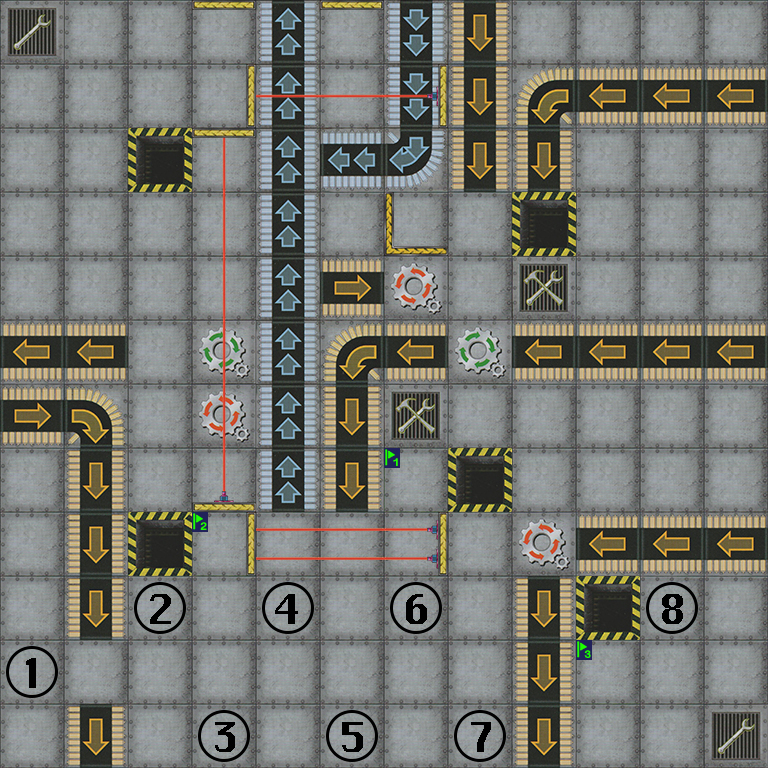

Tiled map render using the project's own tile images. Description and the whole map definition, tile-layer contents included, below:
An orthogonal 12x12 tile map with 64x64 px tiles, 5 tile layers (background, lasers, walls, flags, ...).

<map version="1.2" tiledversion="1.2.2" orientation="orthogonal" renderorder="right-down" width="12" height="12" tilewidth="64" tileheight="64" infinite="0" nextlayerid="7" nextobjectid="1">
 <tileset firstgid="1" source="tileSetLarge64.tsx" />
 <layer id="1" name="background" width="12" height="12">
  <data encoding="csv">
36,1,1,1,31,1,32,38,1,1,1,1,
1,1,1,1,31,1,32,38,19,39,39,39,
1,1,2,1,31,33,16,38,38,1,1,1,
1,1,1,1,31,1,1,1,2,1,1,1,
1,1,1,1,31,40,41,1,35,1,1,1,
39,39,1,42,31,19,39,42,39,39,39,39,
40,22,1,41,31,38,35,1,1,1,1,1,
1,38,1,1,31,38,1,2,1,1,1,1,
1,38,2,1,1,1,1,1,41,39,39,39,
1,38,86,1,88,1,90,1,38,2,92,1,
85,1,1,1,1,1,1,1,38,1,1,1,
1,38,1,87,1,89,1,91,38,1,1,36
</data>
 </layer>
 <layer id="2" name="lasers" width="12" height="12">
  <data encoding="csv">
0,0,0,0,0,0,0,0,0,0,0,0,
0,0,0,0,68,68,72,0,0,0,0,0,
0,0,0,67,0,0,0,0,0,0,0,0,
0,0,0,67,0,0,0,0,0,0,0,0,
0,0,0,67,0,0,0,0,0,0,0,0,
0,0,0,67,0,0,0,0,0,0,0,0,
0,0,0,67,0,0,0,0,0,0,0,0,
0,0,0,69,0,0,0,0,0,0,0,0,
0,0,0,0,74,74,78,0,0,0,0,0,
0,0,0,0,0,0,0,0,0,0,0,0,
0,0,0,0,0,0,0,0,0,0,0,0,
0,0,0,0,0,0,0,0,0,0,0,0
</data>
 </layer>
 <layer id="4" name="walls" width="12" height="12">
  <data encoding="csv">
0,0,0,11,0,11,0,0,0,0,0,0,
0,0,0,18,0,0,18,0,0,0,0,0,
0,0,0,11,0,0,0,0,0,0,0,0,
0,0,0,0,0,0,29,0,0,0,0,0,
0,0,0,0,0,0,0,0,0,0,0,0,
0,0,0,0,0,0,0,0,0,0,0,0,
0,0,0,0,0,0,0,0,0,0,0,0,
0,0,0,12,0,0,0,0,0,0,0,0,
0,0,0,18,0,0,18,0,0,0,0,0,
0,0,0,0,0,0,0,0,0,0,0,0,
0,0,0,0,0,0,0,0,0,0,0,0,
0,0,0,0,0,0,0,0,0,0,0,0
</data>
 </layer>
 <layer id="3" name="flags" width="12" height="12">
  <data encoding="csv">
0,0,0,0,0,0,0,0,0,0,0,0,
0,0,0,0,0,0,0,0,0,0,0,0,
0,0,0,0,0,0,0,0,0,0,0,0,
0,0,0,0,0,0,0,0,0,0,0,0,
0,0,0,0,0,0,0,0,0,0,0,0,
0,0,0,0,0,0,0,0,0,0,0,0,
0,0,0,0,0,0,0,0,0,0,0,0,
0,0,0,0,0,0,3,0,0,0,0,0,
0,0,0,4,0,0,0,0,0,0,0,0,
0,0,0,0,0,0,0,0,0,0,0,0,
0,0,0,0,0,0,0,0,0,5,0,0,
0,0,0,0,0,0,0,0,0,0,0,0
</data>
 </layer>
 <layer id="5" name="players" width="12" height="12">
  <data encoding="csv">
0,0,0,0,0,0,0,0,0,0,0,0,
0,0,0,0,0,0,0,0,0,0,0,0,
0,0,0,0,0,0,0,0,0,0,0,0,
0,0,0,0,0,0,0,0,0,0,0,0,
0,0,0,0,0,0,0,0,0,0,0,0,
0,0,0,0,0,0,0,0,0,0,0,0,
0,0,0,0,0,0,0,0,0,0,0,0,
0,0,0,0,0,0,0,0,0,0,0,0,
0,0,0,0,0,0,0,0,0,0,0,0,
0,0,0,0,0,0,0,0,0,0,0,0,
0,0,0,0,0,0,0,0,0,0,0,0,
0,0,0,0,0,0,0,0,0,0,0,0
</data>
 </layer>
</map>
